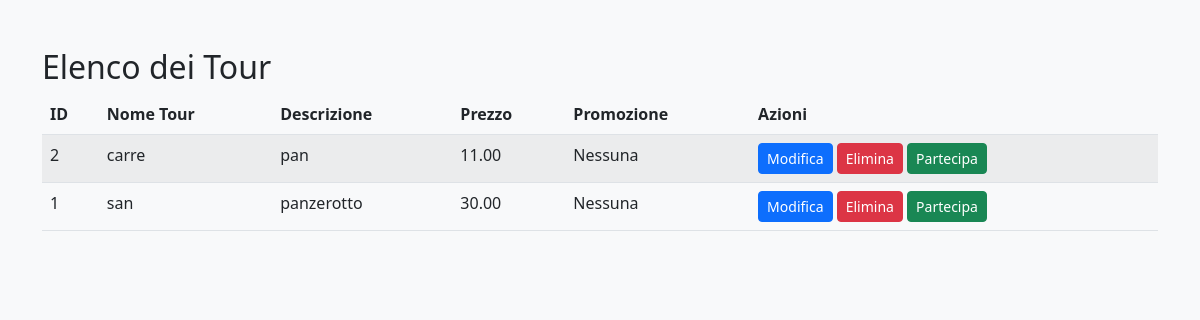
The page /tpsit/progetto/index.php?url=tour-index&meta_id=3 (signed in) on the database its author committed.
### tables this page shows
CREATE TABLE `tours` (
  `id` int(11) NOT NULL,
  `meta_id` int(11) NOT NULL,
  `nome` varchar(150) NOT NULL,
  `descrizione` text DEFAULT NULL,
  `durata` int(11) DEFAULT NULL,
  `costo_aggiuntivo` decimal(10,2) DEFAULT NULL
);

### tpsit/progetto/controller/TourController.php (called while the page is built, shortened)
<?php
require_once 'Model/TourModel.php';
class TourController {
    private $tourModel;
    public function __construct()
    {
        global $pdo;
        $this->tourModel = new TourModel($pdo);
    }
    public function index($metaId)
    {
        $tours = $this->tourModel->getToursByMeta($metaId);
        require 'View/tour_index.php';
    }
}

### tpsit/progetto/model/TourModel.php (called while the page is built, shortened)
<?php
class TourModel {
    private $pdo;
    public function __construct($pdo)
    {
        $this->pdo = $pdo;
    }
    public function getToursByMeta($metaId)
    {
        $stmt = $this->pdo->prepare("SELECT * FROM tours WHERE meta_id = ? ORDER BY nome ASC");
        $stmt->execute([$metaId]);
        return $stmt->fetchAll(PDO::FETCH_ASSOC);
    }
}

### tpsit/progetto/view/Tour_index.php (the view, shortened to what this page needs)
<!DOCTYPE html>
<html lang="it">
<head>
    <link href="https://cdn.jsdelivr.net/npm/bootstrap@5.2.3/dist/css/bootstrap.min.css" rel="stylesheet">
</head>
<body class="bg-light">
  <div class="container mt-5">
    <h2>Elenco dei Tour</h2>
    <?php if (!empty($tours)): ?>
      <table class="table table-striped">
        <thead>
          <tr>
            <th>ID</th>
            <th>Nome Tour</th>
            <th>Descrizione</th>
            <th>Prezzo</th>
            <th>Promozione</th>
            <th>Azioni</th>
          </tr>
        </thead>
        <tbody>
          <?php foreach($tours as $tour): ?>
          <tr>
            <td><?php echo htmlspecialchars($tour['id']); ?></td>
            <td><?php echo htmlspecialchars($tour['nome']); ?></td>
            <td><?php echo htmlspecialchars($tour['descrizione'] ?? ''); ?></td>
            <td>
              <?php
              if(isset($tour['promotion']) && $tour['promotion']['discount'] > 0) {
                  $discountedPrice = $tour['costo_aggiuntivo'] - (($tour['promotion']['discount'] / 100) * $tour['costo_aggiuntivo']);
                  echo "<del>" . htmlspecialchars($tour['costo_aggiuntivo']) . "</del> " . number_format($discountedPrice, 2);
              } else {
                  echo htmlspecialchars($tour['costo_aggiuntivo']);
              }
              ?>
            </td>
            <td>
              <?php
              if(isset($tour['promotion']) && $tour['promotion']['discount'] > 0) {
                  echo htmlspecialchars($tour['promotion']['discount'] . ' %');
              } else {
                  echo 'Nessuna';
              }
              ?>
            </td>
            <td>
              <a href="index.php?url=tour-edit&id=<?php echo $tour['id']; ?>" class="btn btn-primary btn-sm">Modifica</a>
              <a href="index.php?url=tour-delete&id=<?php echo $tour['id']; ?>" class="btn btn-danger btn-sm">Elimina</a>
              <a href="index.php?url=tour-join&id=<?php echo $tour['id']; ?>" class="btn btn-success btn-sm">Partecipa</a>
            </td>
          </tr>
          <?php endforeach; ?>
        </tbody>
      </table>
    <?php else: ?>
      <p>Nessun tour disponibile.</p>
    <?php endif; ?>
  </div>
</body>
</html>

### rows shown on the page
tours: id "2", nome "carre", descrizione "pan", costo_aggiuntivo "11.00"
tours: id "1", nome "san", descrizione "panzerotto", costo_aggiuntivo "30.00"
